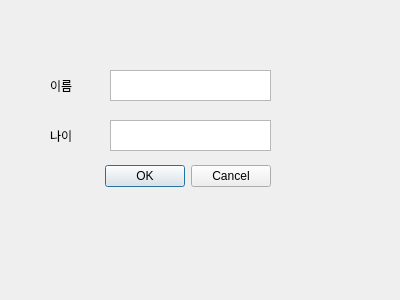
<?xml version="1.0" encoding="UTF-8"?>
<ui version="4.0">
 <class>Dialog</class>
 <widget class="QDialog" name="Dialog">
  <property name="geometry">
   <rect>
    <x>0</x>
    <y>0</y>
    <width>400</width>
    <height>300</height>
   </rect>
  </property>
  <property name="windowTitle">
   <string>Dialog</string>
  </property>
  <widget class="QDialogButtonBox" name="buttonBox">
   <property name="geometry">
    <rect>
     <x>-70</x>
     <y>160</y>
     <width>341</width>
     <height>32</height>
    </rect>
   </property>
   <property name="orientation">
    <enum>Qt::Horizontal</enum>
   </property>
   <property name="standardButtons">
    <set>QDialogButtonBox::Cancel|QDialogButtonBox::Ok</set>
   </property>
  </widget>
  <widget class="QLabel" name="label">
   <property name="geometry">
    <rect>
     <x>50</x>
     <y>70</y>
     <width>71</width>
     <height>31</height>
    </rect>
   </property>
   <property name="text">
    <string>이름</string>
   </property>
  </widget>
  <widget class="QLabel" name="label_2">
   <property name="geometry">
    <rect>
     <x>50</x>
     <y>120</y>
     <width>71</width>
     <height>31</height>
    </rect>
   </property>
   <property name="text">
    <string>나이</string>
   </property>
  </widget>
  <widget class="QTextEdit" name="textEdit">
   <property name="geometry">
    <rect>
     <x>110</x>
     <y>70</y>
     <width>161</width>
     <height>31</height>
    </rect>
   </property>
  </widget>
  <widget class="QTextEdit" name="textEdit_2">
   <property name="geometry">
    <rect>
     <x>110</x>
     <y>120</y>
     <width>161</width>
     <height>31</height>
    </rect>
   </property>
  </widget>
 </widget>
 <resources/>
 <connections>
  <connection>
   <sender>buttonBox</sender>
   <signal>accepted()</signal>
   <receiver>Dialog</receiver>
   <slot>accept()</slot>
   <hints>
    <hint type="sourcelabel">
     <x>248</x>
     <y>254</y>
    </hint>
    <hint type="destinationlabel">
     <x>157</x>
     <y>274</y>
    </hint>
   </hints>
  </connection>
  <connection>
   <sender>buttonBox</sender>
   <signal>rejected()</signal>
   <receiver>Dialog</receiver>
   <slot>reject()</slot>
   <hints>
    <hint type="sourcelabel">
     <x>316</x>
     <y>260</y>
    </hint>
    <hint type="destinationlabel">
     <x>286</x>
     <y>274</y>
    </hint>
   </hints>
  </connection>
 </connections>
</ui>
